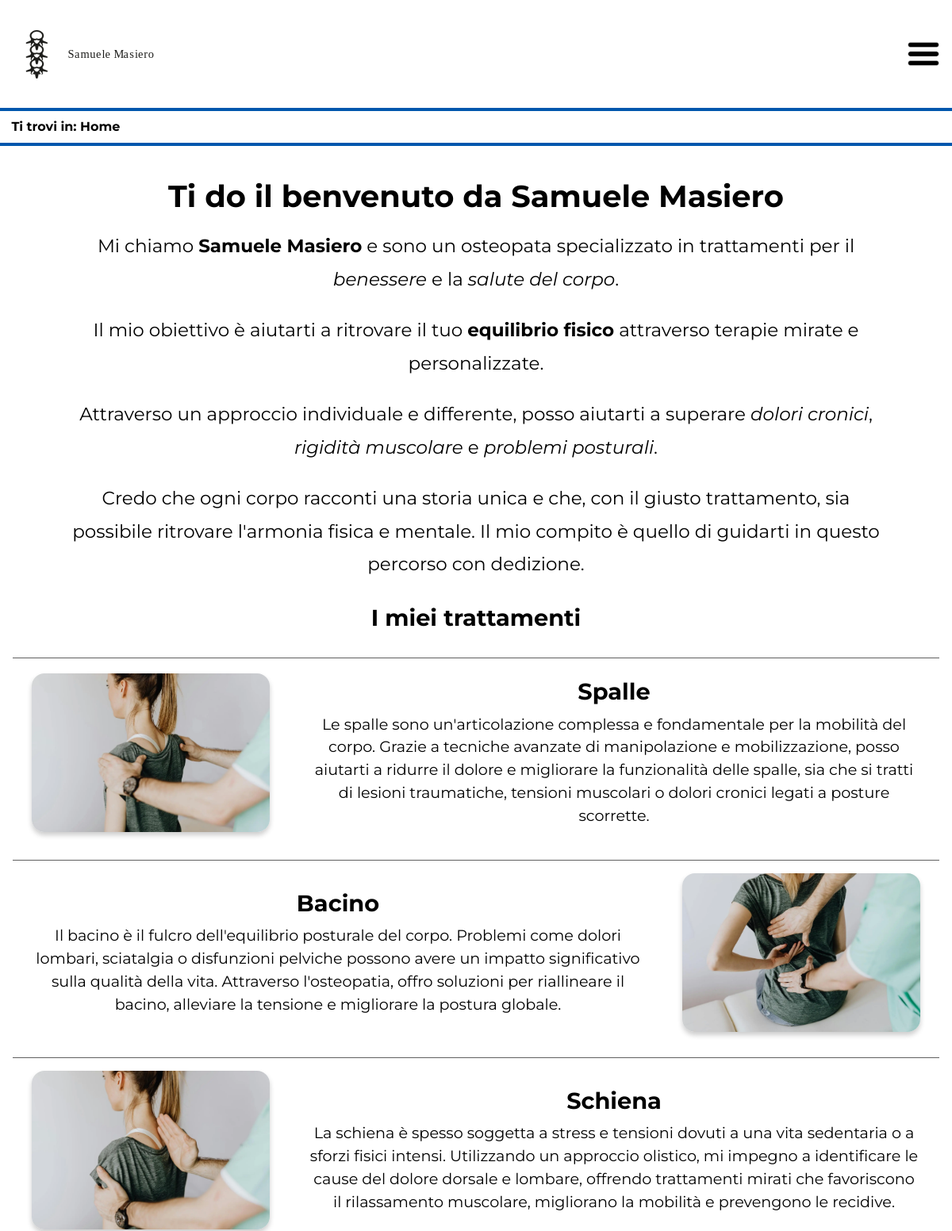
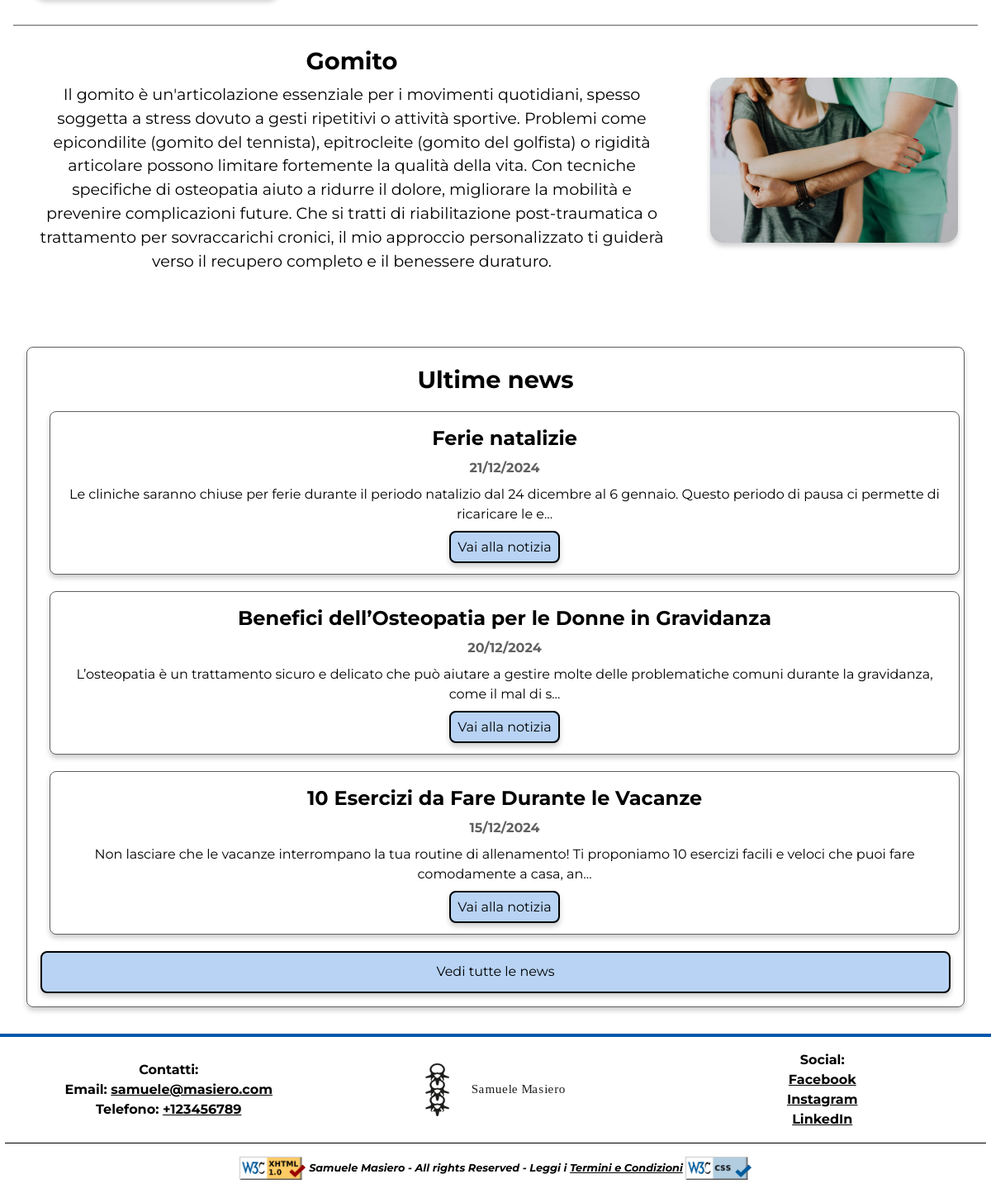
The page / on the database its author committed (2 pictures, top to bottom).
### tables this page shows
CREATE TABLE News(
    ID SERIAL PRIMARY KEY,
    Titolo varchar(255) NOT NULL,
    Testo TEXT NOT NULL,
    Data date NOT NULL
);

### php/dbClass.php (called while the page is built, shortened)
<?php
    class DBConnection {
        private $con;
        public function getConnection() {
            try {
                $this->con = new mysqli(self::HOST, self::USER, self::PSW, self::DBNAME);
                mysqli_set_charset($this->con, 'utf8mb4');
                return $this->con;
            } catch (Exception $e) {
                return false;
            }
        }
        public function getLastNews() {
            $query = "SELECT * FROM News ORDER BY ID DESC LIMIT 3";
            $queryResult = mysqli_query($this->con, $query) or die(mysqli_error($this->con));
            if(mysqli_num_rows($queryResult) != 0){
                $result = array();
                while($row = mysqli_fetch_assoc($queryResult))
                {
                    $result[] = $row;
                }
                return $result;
            }
            else {
                return null;
            }
        }
    }
?>

### index.php (the view, shortened to what this page needs)
<?php
    require_once './php/dbClass.php';
    function printArticle($id, $title, $text, $data) {
        $maxLength = 150;
        $data_ita = new DateTime($data);
        if (strlen($text) > $maxLength) {
            $text = substr($text, 0, $maxLength) . '...';
        }
        $output="<article class=\"boxNews\" id=\"".$id."\">";
        $output.="<h4>".$title."</h4>";
        $output.="<time datetime=\"".$data."\">".$data_ita->format('d/m/Y')."</time>";
        $output.="<p>".$text."</p>";
        $output.="<a href=\"./php/news.php#".$id."\">Vai alla notizia</a>";
        $output.="</article>";
        return $output;
    }
    $html = ob_get_clean();
    $db = new DBConnection();
    $connection = $db->getConnection();
    if($connection) {
        $articles =$db->getLastNews();
        $toPrint = "";
        if($articles) {
            foreach ($articles as $article) {
                $toPrint .= printArticle($article['ID'], $article['Titolo'], $article['Testo'], $article['Data']);
            }
            $html = str_replace("", $toPrint, $html);
        }
    }
    echo $html;

### styles/tablet.css (style rules this page uses)
main { padding: 1em; }
#hamburgerBtn { display: block; width: 3.5em; height: 3.5em; background: none; border: none; cursor: pointer; margin-left: auto; margin-right: 1.5em; }
#hamburgerBtn.closedMenu { background-image: url(./../images/closedMenu.png); background-size: contain; }
#breadcrumb { font-size: 1em; padding: 0.5em; padding-left: 0.9em; }
footer>p { display: inline; font-size: 0.8em; }
.imgValidCode { width: 5em; }
#content h2 { line-height: 1em; margin: 0.5em; text-align: center; }
#introHomepage { margin: 1.5em; font-size: 1.2em; line-height: 1.8em; }
#punti-di-forza h3 { font-size: 1.8em; margin: 0.2em; text-align: center; }
#punti-di-forza h4 { font-size: 1.8em; margin: 0.5em; text-align: center; }
#punti-di-forza p { line-height: 1.5em; text-align: center; margin: 0.5em; }
#news { margin-top: 5em; flex-direction: column; flex-wrap: nowrap; }
.boxNews { width: 100%; border: 1px solid var(--bordercolor); }
.boxNews p { text-align: center; }

### styles/mini.css (style rules this page uses)
main { padding: 0.5em; }
header > div { height: 5em; }
#hamburgerBtn { display: block; width: 3.5em; height: 3.5em; background: none; border: none; cursor: pointer; margin-left: auto; margin-right: 1.5em; }
#hamburgerBtn.closedMenu { background-image: url(./../images/closedMenu.png); background-size: contain; }
#breadcrumb { font-size: 0.8em; padding: 0.4em; padding-left: 0.8em; }
footer>p { display: block; font-size: 0.5em; }
.imgValidCode { width: 3em; }
.colonne { width: 100%; gap: 0.8em; flex-direction: column; }
.colonne div:first-child { order: 2; }
.colonne .logo { min-height: 60px; order: 1; }
.colonne div:last-child { order: 3; }
.colonne div:last-child li { display: inline-block; padding: 0.2em; }
#content { padding: 0.5em; }
#introHomepage { margin: 0.8em; padding-bottom: 1.5em; }
#content h2 { line-height: 1.2em; margin: 0.5em; text-align: center; }
#punti-di-forza h3 { font-size: 2em; text-align: center; margin: 0.3em; }
#punti-di-forza article { display: flex; flex-direction: column; }
#punti-di-forza article:nth-child(even) { display: flex; flex-direction:column-reverse; }
#punti-di-forza p { text-align: center; }
#punti-di-forza h4 { text-align: center; font-size: 1.5em; }
#news { margin-top: 5em; flex-direction: column; flex-wrap: nowrap; }
.boxNews { width: 100%; border: 1px solid var(--bordercolor); }
.boxNews p { text-align: center; }

### styles/print.css (style rules this page uses)
* { padding: 0em; margin: 0em; }
:root { --linkcolor: #0057AD; --bordercolor: #606060; }
html { font-family: "Times New Roman", serif; line-height: 1.5em; text-align: justify; }
a { color: var(--linkcolor); text-decoration: underline; }
a:not(#breadcrumb a)::after { content: " (" attr(href) ") "; }
ul { list-style-type: none; }
p { margin: auto; }
header { padding: 1em 0 1em 0; margin: 0.5em 0; }
header h1 { content: url(./../images/sm_logotipo.svg); width: 30%; margin: 0 auto; }
#breadcrumb { padding: 0.5em 0 0.5em 0; border-top: 1px solid var(--bordercolor); border-bottom: 1px solid var(--bordercolor); text-align: left; margin-top: 1em; }
#breadcrumb p { margin-left: 2em; }
#hamburgerBtn { display: none; }
footer { font-style: italic; border-top: 1px solid var(--bordercolor); padding: 1em; width: 100%; }
.imgValidCode { display: none; }
.colonne { text-align: center; display: flex; flex-direction: column; flex: 1; }
.colonne div { margin: 0.2em; }
.colonne p { font-weight: bold; }
.colonne ul li { margin: 0.5em; }
footer p { text-align: center; }
#homepage h2, #about h2, #account h2, #prenotazione h2, #sedi h2, #paginaNews h2, #condizioni h2, #dashboard h2, #confermaPrenotazione h2, #confermaNews h2, #notAuthorized h2 { font-size: 2em; text-align: center; margin: 1em; }
main { margin-bottom: 1em; }
#introHomepage { margin-bottom: 2em; }
#punti-di-forza h3, h4 { text-align: center; margin-bottom: 0.5em; }
#punti-di-forza article { display: flex; flex-direction: row; align-items: center; margin: 2em 0em; border-top: 1px solid var(--bordercolor); }
article:last-of-type { border-bottom: 1px solid var(--bordercolor); }
#news { text-align: center; margin-bottom: 1em; }

### rows shown on the page
news: Titolo "Ferie natalizie", Data "21/12/2024", Testo "Le cliniche saranno chiuse per ferie durante il periodo natalizio dal 24 dicembre al 6 gennaio. Questo periodo di pausa ci permette di ricaricare le e..."
news: Titolo "Benefici dell’Osteopatia per le Donne in Gravidanza", Data "20/12/2024", Testo "L’osteopatia è un trattamento sicuro e delicato che può aiutare a gestire molte delle problematiche comuni durante la gravidanza, come il mal di s..."
news: Titolo "10 Esercizi da Fare Durante le Vacanze", Data "15/12/2024", Testo "Non lasciare che le vacanze interrompano la tua routine di allenamento! Ti proponiamo 10 esercizi facili e veloci che puoi fare comodamente a casa, an..."
